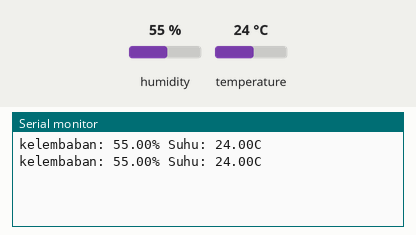
This sketch was run on a simulated ESP32. Parts: the last lines printed to the serial monitor. Inputs (shaded band) come from the test bench; at power-on: humidity 55 %, temperature 24 °C.

Above: at 2.8 s.
2.9 s: humidity set to 22 %
At 5.1 s:
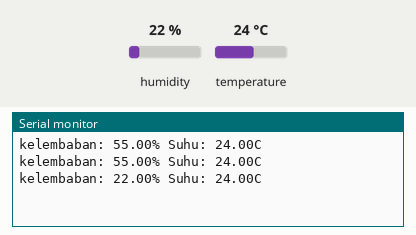
5.6 s: temperature set to 12 °C
At 7.5 s:
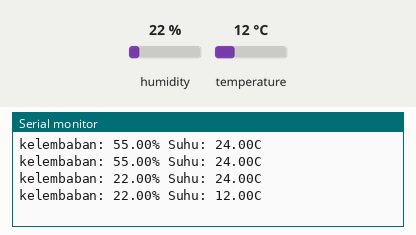
8.3 s: humidity set to 40 %
At 11.1 s:
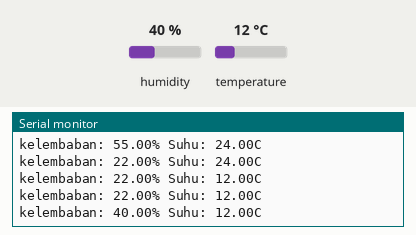
Timing chart, 0 to 12.6 s (numbered marks = the images above; inputs shaded):
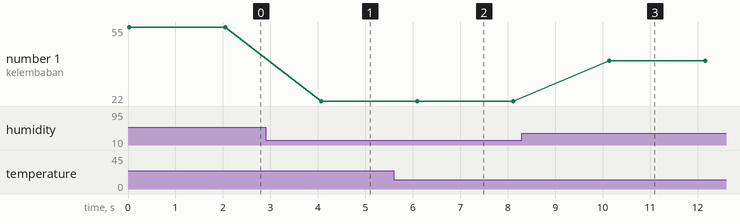

Measured:
- after the input at 2.9 s, the serial monitor: prints a new line after 1.2 s (image 1)
- after the input at 5.6 s, the serial monitor: prints a new line after 0.49 s (image 2)
- after the input at 8.3 s, the serial monitor: prints a new line after 1.8 s (image 3)
- plotted number 1: 55 → 22 after the input at 2.9 s, 22 → 40 after the input at 8.3 s

The sketch:

NIZAR_ZAYLANI_LKPD_12.ino
```cpp
//NIZAR ZAYLANI
#include"DHT.h"
#define DHTPIN 32
#define  DHTTYPE DHT11
DHT dht (DHTPIN, DHTTYPE);
void setup(){
  Serial.begin(9600);
  dht.begin();}
 void loop(){
  float humidity = dht.readHumidity();
  float temperature = dht.readTemperature();
  if(isnan(humidity)|| isnan(temperature)){
    Serial.println("Gagal membaca dari sensor DHT11");
  }else{
    Serial.print("kelembaban: ");
    Serial.print(humidity);
    Serial.print("% Suhu: ");
    Serial.print(temperature);
    Serial.println("C");}
   delay(2000);}
```
